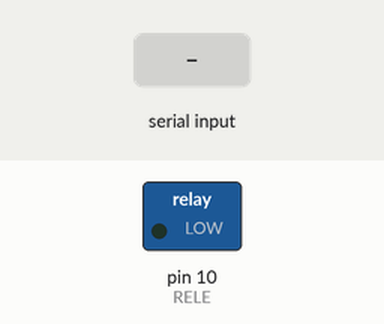
Recording of a sketch running on a simulated Arduino Uno, built with avr-gcc and run on an emulated ATmega328P. Shown: switched loads named in the sketch (green lamp = pin HIGH). The inputs (shaded band) are chosen by the test bench.

Above: at 1.2 s.
1.3 s: "ligar" received over Serial
At 3.4 s:
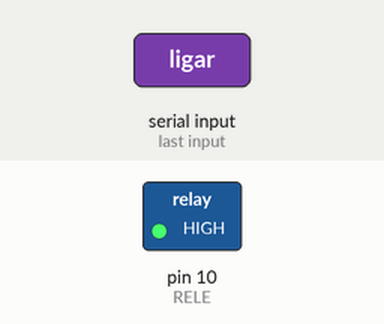
3.8 s: "desligar" received over Serial
At 5.4 s:
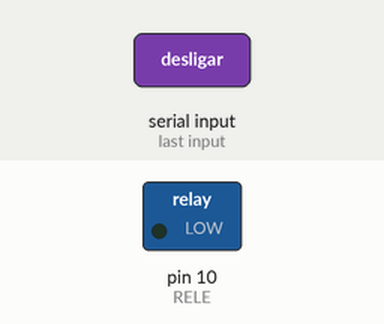
Timing chart, 0 to 6.9 s (numbered marks = the images above; inputs shaded):
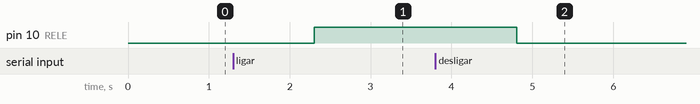

The sketch:

rele.ino
```cpp
const int RELE = 10;

void setup() {
  Serial.begin(9600);
  pinMode(RELE, OUTPUT);

}

void loop() {
  String valor = Serial.readString();

 if(valor && valor != ""){
  if(valor == "ligar"){
    digitalWrite(RELE, HIGH);
   }else if(valor == "desligar"){
    digitalWrite(RELE, LOW);
   }else{
    Serial.println("Comando inválido");
   }
  }
}
```

Measured:
- after the input at 1.3 s, pin 10 (RELE): LOW → HIGH after 1.0 s
- after the input at 3.8 s, pin 10 (RELE): HIGH → LOW after 1.0 s
